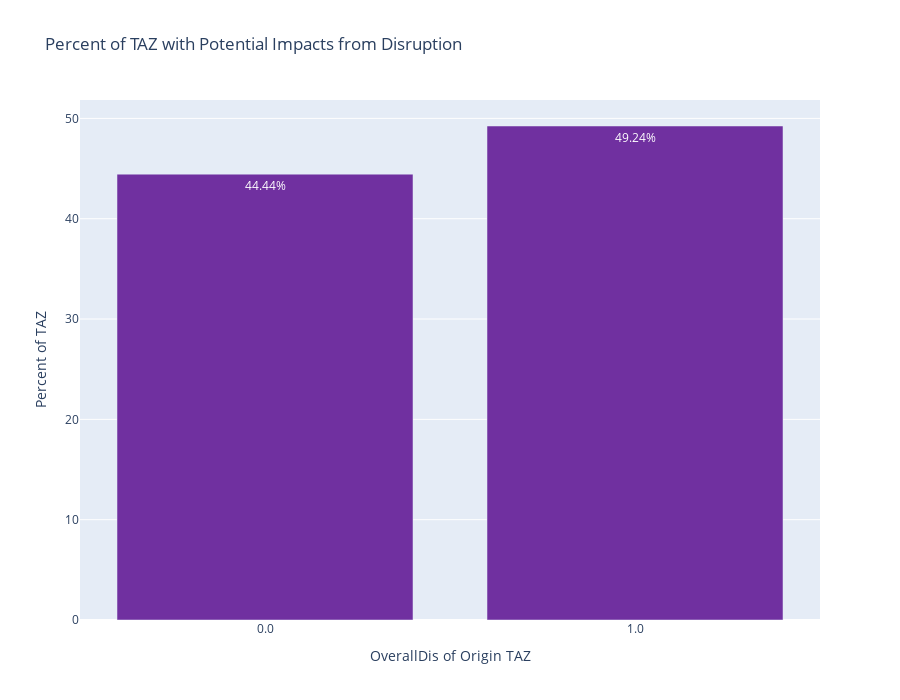

Here is the notebook cell this chart was saved with:
### Markdown cell above
##### Question 2B: What percent of TAZ were impacted by the disruption without resilience?
- Variable 2bT: Percent of TAZ with a change in trips due to disruption (without resilience investment)
    - `trips_percent_TAZ_relevant`

### Code cell
# 'Percent of TAZ with Potential Impacts from Disruption' is different from the other variable/question types,
# so use the below code to generate a chart instead of using the previously defined functions.
variabletype = "percent_TAZ_relevant"

if "trips_"+variabletype in summary.columns.to_list():
    if (summary['trips_'+variabletype] == 0).all() and (summary['minutespertrip_'+variabletype] == 0).all() and (summary['milespertrip_'+variabletype] == 0).all():
        print("The '___{}' variable was zero for all categories for trips, minutes per trip, and miles per trip, so no chart was produced.".format(variabletype))
    else:
        '''fig = px.bar(summary, x=category_name + '_from', y="trips_"+variabletype,
                     labels={category_name + '_from': "Equity Indicator Groups Based on Origin TAZ",
                             "trips_"+variabletype: "Percent of TAZ"},
                             title=title)'''
        fig = go.Figure(go.Bar(
            y= summary["trips_"+variabletype],
            x= summary[category_name + '_from'],
            marker=dict(color=color_dict[variabletype]),
            hovertemplate=
            category_name + ' of Origin TAZ'+": %{x:.1f}<br>" +
            ylabel_dict[variabletype]+": "+
            y_hoverformat_dict[variabletype]+"<br>" +
                "<extra></extra>",
            text= summary["trips_"+variabletype].map(label_dict[variabletype].format)))
        # edit axis labels
        fig['layout']['xaxis']['title']=category_name+" of Origin TAZ"   
        fig['layout']['yaxis']['title']=ylabel_dict[variabletype]

        # Update title and height
        fig.update_layout(title_text=title_dict[variabletype], height=700, showlegend=False)
        
        fig.show()

### Figure 1 — Plotly figure (JSON) as saved in the notebook; plotly's stock layout.template omitted (floating-point values rounded to 4 significant figures)
{"data": [{"hovertemplate": "OverallDis of Origin TAZ: %{x:.1f}<br>Percent of TAZ: %{y:.3}%<br><extra></extra>", "marker": {"color": "#7030A0"}, "text": ["44.44%", "49.24%"], "type": "bar", "x": ["0.0", "1.0"], "y": [44.44, 49.24]}], "layout": {"height": 700, "showlegend": false, "title": {"text": "Percent of TAZ with Potential Impacts from Disruption"}, "xaxis": {"title": {"text": "OverallDis of Origin TAZ"}}, "yaxis": {"title": {"text": "Percent of TAZ"}}}}
